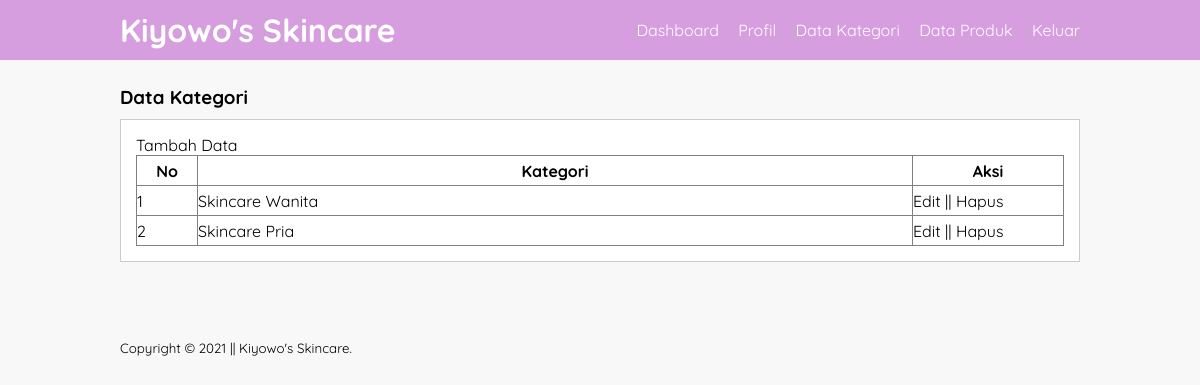
/data-kategori.php (signed in), run on the app's committed database.
### tables this page shows
CREATE TABLE `tb_category` (
  `category_id` int(11) NOT NULL,
  `category_name` varchar(25) NOT NULL
);

### data-kategori.php (the view, shortened to what this page needs)
<?php
    include 'db.php';
?>
<!DOCTYPE html>
<html>
<head>
	<link rel="stylesheet" type="text/css" href="css/style.css">
</head>
<body>
	<header>
		<div class="container">
			<h1><a href="dashboard.php">Kiyowo's Skincare</a></h1>
			<ul>
				<li><a href="dashboard.php">Dashboard</a></li>
				<li><a href="profil.php">Profil</a></li>
				<li><a href="data-kategori.php">Data Kategori</a></li>
				<li><a href="data-produk.php">Data Produk</a></li>
				<li><a href="keluar.php">Keluar</a></li>
			</ul>
		</div>
	</header>
	<div class="section">
		<div class="container">
			<h3>Data Kategori</h3>
			<div class="box">
                <p><a href="tambah-kategori.php">Tambah Data</a></p>
                <table class="tabel" border="1" cellspacing="0">
                    <thead>
                        <tr>
                            <th width="60px">No</th>
                            <th>Kategori</th>
                            <th width="150px">Aksi</th>
                        </tr>
                    </thead>
                    <tbody>
                        <?php
							$no = 1;
							$kategori = mysqli_query($conn, "SELECT * FROM tb_category ORDER BY category_id DESC");
							if(mysqli_num_rows($kategori) > 0){
							while($row = mysqli_fetch_array($kategori)){
						?>
						<tr>
							<td><?php echo $no++ ?></td>
							<td><?php echo $row['category_name'] ?></td>
							<td>
								<a href="edit-kategori.php?id=<?php echo $row['category_id'] ?>">Edit</a> || <a href="proses-hapus.php?idk=<?php echo $row['category_id'] ?>" onclick="return confirm('Yakin ingin hapus ?')">Hapus</a>
							</td>
						</tr>
						<?php }}else{ ?>
							<tr>
								<td colspan="3">Tidak ada data</td>
							</tr>
						<?php } ?>
                    </tbody>
                </table>
			</div>
		</div>
	</div>
	<footer>
		<div class="container">
			<small>Copyright &copy; 2021 || Kiyowo's Skincare.</small>
		</div>
	</footer>
</body>
</html>

### css/style.css (style rules this page uses)
* { padding: 0; margin: 0; font-family: "Quicksand", sans-serif; }
body { background-color: #f8f8f8; }
a { color: inherit; text-decoration: none; }
header { background-color: #d79edf; color: #fff; }
header h1 { float: left; padding: 10px 0; }
header ul { float: right; }
header ul li { display: inline-block; }
header ul li a { padding: 20px 0 20px 15px; display: inline-block; }
footer { padding: 25px 0; }
.container { width: 80%; margin: 0 auto; }
.container:after { content: ""; display: block; clear: both; }
.section { padding: 25px 0; }
.box { background-color: #fff; border: 1px solid #ccc; padding: 15px; box-sizing: border-box; margin: 10px 0 25px 0; }
.box:after { content: ""; display: block; clear: both; }
.tabel { width: 100%; border-collapse: collapse; }
.tabel tr { height: 30px; }
.tabel tr td { padding: 5x 10px; }

### data on the page
tb_category: category_name "Skincare Wanita"
tb_category: category_name "Skincare Pria"
